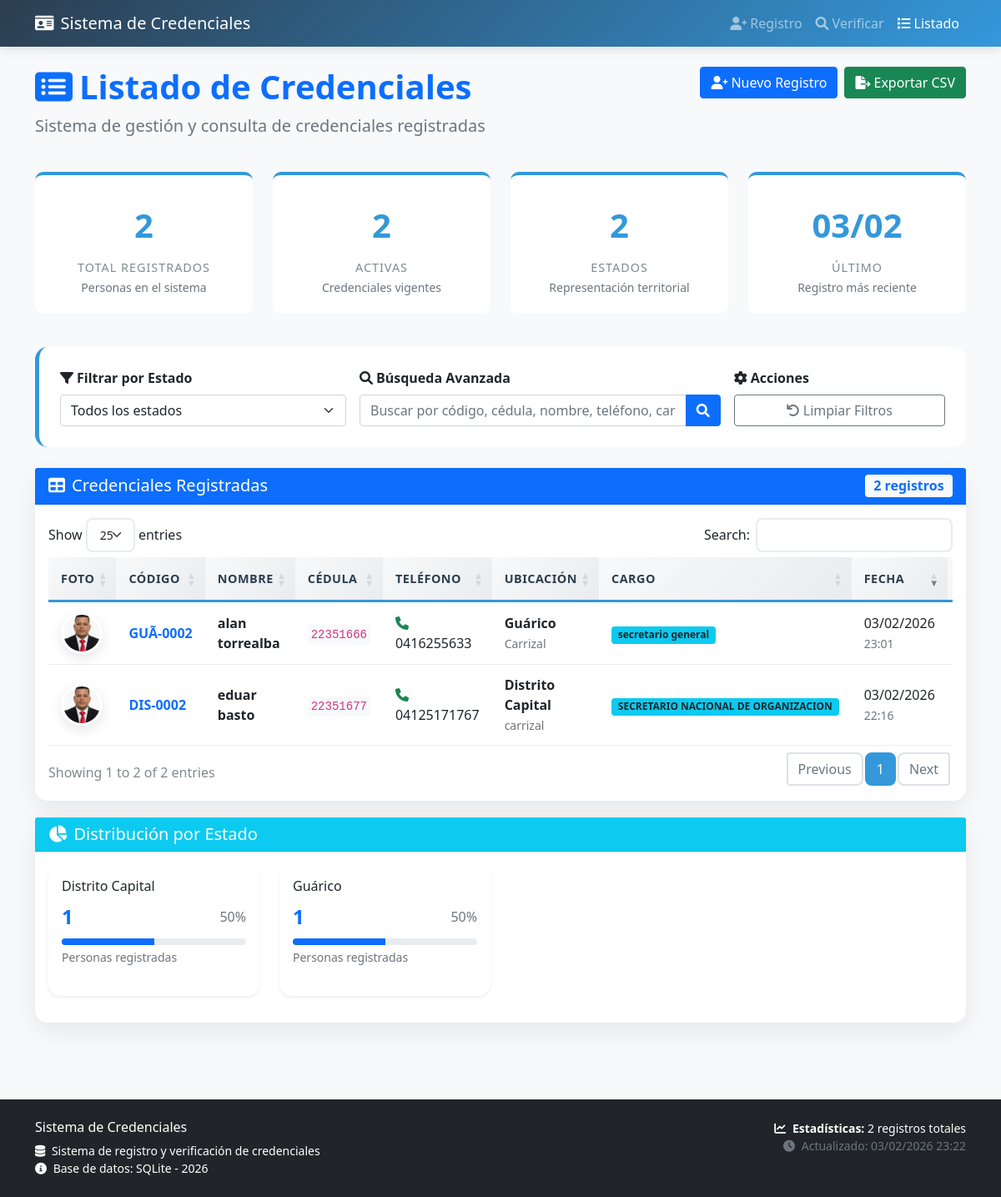
The page /lista.php on the database its author committed.
### tables this page shows
CREATE TABLE personas (
            id INTEGER PRIMARY KEY AUTOINCREMENT,
            codigo_credencial VARCHAR(20) UNIQUE NOT NULL,
            primer_nombre VARCHAR(50) NOT NULL,
            segundo_nombre VARCHAR(50),
            primer_apellido VARCHAR(50) NOT NULL,
            segundo_apellido VARCHAR(50),
            cedula_identidad VARCHAR(20) UNIQUE NOT NULL,
            telefono VARCHAR(20) NOT NULL,
            estado VARCHAR(50) NOT NULL,
            municipio VARCHAR(50) NOT NULL,
            parroquia VARCHAR(50),
            cargo VARCHAR(100) NOT NULL,
            persona_responsable VARCHAR(100) NOT NULL,
            foto VARCHAR(255),
            qr_url VARCHAR(255),
            qr_imagen VARCHAR(255),
            fecha_registro DATETIME DEFAULT CURRENT_TIMESTAMP,
            activo BOOLEAN DEFAULT 1,
            ultima_actualizacion DATETIME DEFAULT CURRENT_TIMESTAMP
        );

### lista.php (the view, shortened to what the rows shown need)
<?php
require_once 'database.php';
require_once 'funciones.php';
$manager = new CredencialManager();
$filtros = [];
$personas = $manager->obtenerPersonas($filtros);
$estadisticas = $manager->obtenerEstadisticas();
?>
<!DOCTYPE html>
<html lang="es">
<head>
    <link href="https://cdn.jsdelivr.net/npm/bootstrap@5.1.3/dist/css/bootstrap.min.css" rel="stylesheet">
    <link rel="stylesheet" href="https://cdnjs.cloudflare.com/ajax/libs/font-awesome/6.0.0/css/all.min.css">
    <link rel="stylesheet" href="https://cdn.datatables.net/1.11.5/css/dataTables.bootstrap5.min.css">
    <link rel="stylesheet" href="https://cdn.datatables.net/buttons/2.2.2/css/buttons.bootstrap5.min.css">
</head>
<body>
    <div class="container py-4">
        <div class="row mb-4">
            <div class="col-md-8">
                <h1 class="text-primary fw-bold">
                    <i class="fas fa-list-alt me-2"></i>Listado de Credenciales
                </h1>
            </div>
        </div>
        <div class="row mb-4">
            <div class="col-md-3 col-6 mb-3">
                <div class="stats-card">
                    <div class="stats-number"><?php echo $estadisticas['total']; ?></div>
                    <div class="stats-label">Total Registrados</div>
                    <small class="text-muted">Personas en el sistema</small>
                </div>
            </div>
            <div class="col-md-3 col-6 mb-3">
                <div class="stats-card">
                    <div class="stats-number"><?php echo $estadisticas['activas']; ?></div>
                    <div class="stats-label">Activas</div>
                    <small class="text-muted">Credenciales vigentes</small>
                </div>
            </div>
        </div>
        <div class="card">
            <div class="card-body">
                <div class="table-responsive">
                    <table id="tablaCredenciales" class="table table-hover" style="width:100%">
                        <thead>
                            <tr>
                                <th width="60">Foto</th>
                                <th width="120">Código</th>
                                <th>Nombre</th>
                                <th width="130">Cédula</th>
                                <th width="120">Teléfono</th>
                                <th width="150">Ubicación</th>
                                <th width="150">Cargo</th>
                                <th width="110">Fecha</th>
                                <th width="100">Estado</th>
                            </tr>
                        </thead>
                        <tbody>
                            <?php foreach ($personas as $p): ?>
                            <tr>
                                <td>
                                    <?php if (!empty($p['foto_url'])): ?>
                                    <img src="<?php echo $p['foto_url']; ?>"
                                         alt="Foto" class="foto-miniatura"
                                         title="<?php echo $p['primer_nombre']; ?>"
                                         data-bs-toggle="tooltip"
                                         data-bs-placement="top">
                                    <?php endif; ?>
                                </td>
                                <td>
                                    <strong class="text-primary"><?php echo $p['codigo_credencial']; ?></strong>
                                </td>
                                <td>
                                    <div class="fw-bold"><?php echo $p['primer_nombre'] . ' ' . $p['primer_apellido']; ?></div>
                                </td>
                                <td>
                                    <code class="bg-light p-1 rounded"><?php echo $p['cedula_identidad']; ?></code>
                                </td>
                                <td>
                                    <span class="d-block">
                                        <i class="fas fa-phone text-success me-1"></i>
                                        <?php echo $p['telefono']; ?>
                                    </span>
                                </td>
                                <td>
                                    <div class="fw-bold"><?php echo $p['estado']; ?></div>
                                    <small class="text-muted"><?php echo $p['municipio']; ?></small>
                                </td>
                                <td>
                                    <span class="badge bg-info text-dark">
                                        <?php echo $p['cargo']; ?>
                                    </span>
                                </td>
                                <td>
                                    <div class="text-nowrap">
                                        <?php echo date('d/m/Y', strtotime($p['fecha_registro'])); ?>
                                        <br>
                                        <small class="text-muted"><?php echo date('H:i', strtotime($p['fecha_registro'])); ?></small>
                                    </div>
                                </td>
                                <td>
                                </td>
                            </tr>
                            <?php endforeach; ?>
                        </tbody>
                    </table>
                </div>
            </div>
        </div>
    </div>
    <footer class="bg-dark text-white py-4 mt-5">
        <div class="container">
            <div class="row">
                <div class="col-md-6 text-end">
                    <p class="mb-0 small">
                        <i class="fas fa-chart-line me-1"></i>
                        <strong>Estadísticas:</strong>
                        <?php echo $estadisticas['total']; ?> registros totales
                        <br>
                        <span class="text-muted">
                        </span>
                    </p>
                </div>
            </div>
        </div>
    </footer>
</body>
</html>

### rows shown on the page
personas: id "2", codigo_credencial "GUÃ-0002", primer_nombre "alan", primer_apellido "torrealba", cedula_identidad "22351666", telefono "0416255633", estado "Guárico", municipio "Carrizal", cargo "secretario general", fecha_registro "03/02/2026", fecha_registro "23:01"
personas: codigo_credencial "DIS-0002", primer_nombre "eduar", primer_apellido "basto", cedula_identidad "22351677", telefono "04125171767", estado "Distrito Capital", municipio "carrizal", cargo "SECRETARIO NACIONAL DE ORGANIZACION", fecha_registro "03/02/2026", fecha_registro "22:16"

### other values the page prints
SITE_NAME "Sistema de Credenciales"
count($estadisticas['por_estado']) "2"
date('d/m', strtotime($estadisticas['ultimo_registro'])) "03/02"
count($personas) "2"
$estad['estado'] "Distrito Capital"
$estad['cantidad'] "1"
$porcentaje "50"
$estad['estado'] "Guárico"
